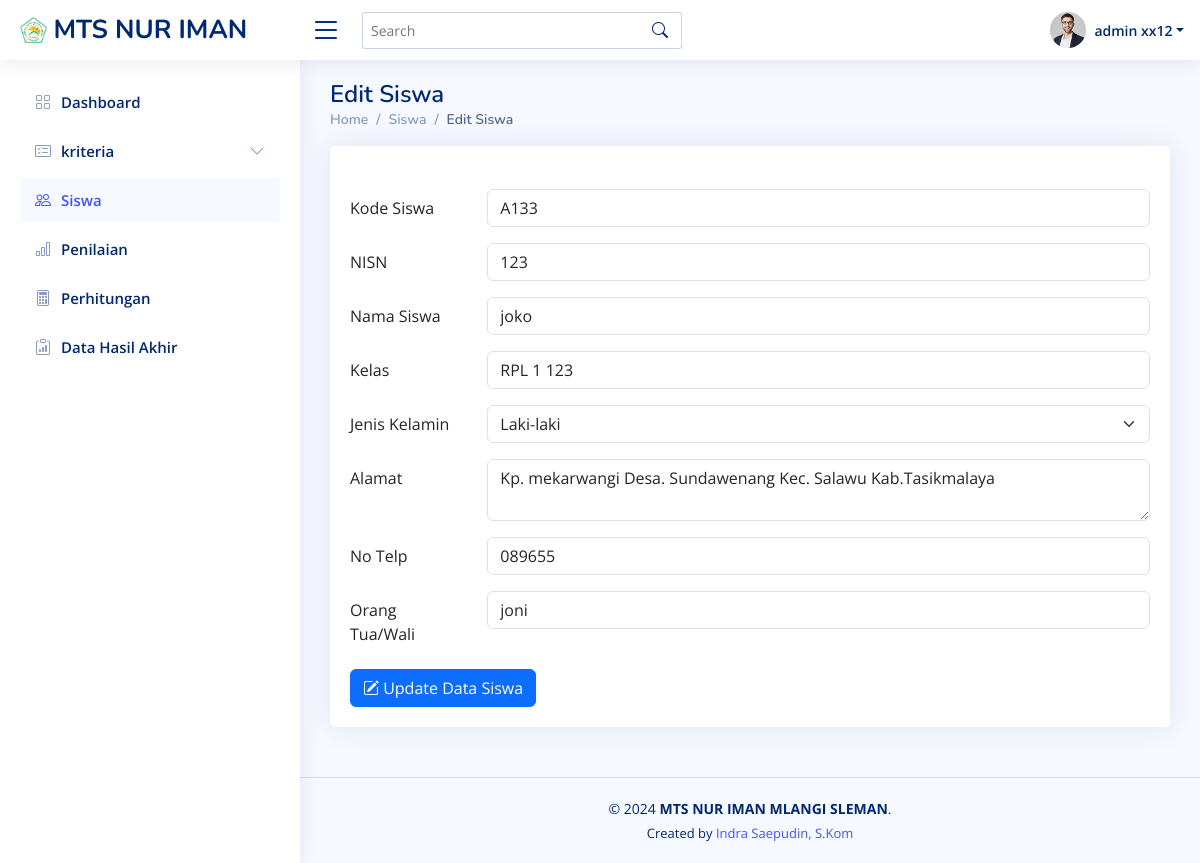
Screenshot of /siswa/edit_siswa.php?kode_siswa=A133 (signed in) with the database file from the repository.
### tables this page shows
CREATE TABLE `siswa` (
  `kode_siswa` varchar(50) NOT NULL,
  `nisn` varchar(20) NOT NULL,
  `nama_siswa` varchar(100) NOT NULL,
  `kelas` varchar(10) NOT NULL,
  `jenis_kelamin` enum('Laki-laki','Perempuan') NOT NULL,
  `alamat` text NOT NULL,
  `no_telp` varchar(15) DEFAULT NULL,
  `orang_tua_wali` varchar(100) NOT NULL
);

### siswa/edit_siswa.php (the view, shortened to what this page needs)
<?php
include '../conn.php';
$kode_siswa = $_GET['kode_siswa'];
$sql_check = "SELECT * FROM siswa WHERE kode_siswa = '$kode_siswa'";
$result_check = $conn->query($sql_check);
$data_siswa = $result_check->fetch_assoc();
?>
<!DOCTYPE html>
<html lang="en">
<head>
  <link href="../assets/template/NiceAdmin/assets/vendor/bootstrap/css/bootstrap.min.css" rel="stylesheet">
  <link href="../assets/template/NiceAdmin/assets/vendor/bootstrap-icons/bootstrap-icons.css" rel="stylesheet">
  <link href="../assets/template/NiceAdmin/assets/vendor/boxicons/css/boxicons.min.css" rel="stylesheet">
  <link href="../assets/template/NiceAdmin/assets/vendor/quill/quill.snow.css" rel="stylesheet">
  <link href="../assets/template/NiceAdmin/assets/vendor/quill/quill.bubble.css" rel="stylesheet">
  <link href="../assets/template/NiceAdmin/assets/vendor/remixicon/remixicon.css" rel="stylesheet">
  <link href="../assets/template/NiceAdmin/assets/vendor/simple-datatables/style.css" rel="stylesheet">
  <link href="../assets/template/NiceAdmin/assets/css/style.css" rel="stylesheet">
  <link rel="stylesheet" href="https://cdn.jsdelivr.net/npm/sweetalert2@11/dist/sweetalert2.min.css">
</head>
<body>
  <header id="header" class="header fixed-top d-flex align-items-center">
    <div class="d-flex align-items-center justify-content-between">
      <a href="../dashboard.php" class="logo d-flex align-items-center">
        <img src="../assets/img/logo-mts.png" alt="">
        <span class="d-none d-lg-block"> MTS NUR IMAN</span>
      </a>
      <i class="bi bi-list toggle-sidebar-btn"></i>
    </div>
    <div class="search-bar">
      <form class="search-form d-flex align-items-center" method="POST" action="#">
        <input type="text" name="query" placeholder="Search" title="Enter search keyword">
        <button type="submit" title="Search"><i class="bi bi-search"></i></button>
      </form>
    </div>
    <nav class="header-nav ms-auto">
      <ul class="d-flex align-items-center">
        <li class="nav-item dropdown pe-3">
          <a class="nav-link nav-profile d-flex align-items-center pe-0" href="#" data-bs-toggle="dropdown">
            <img src="../assets/template/NiceAdmin/assets/img/profile-img.jpg" alt="Profile" class="rounded-circle">
            <span class="d-none d-md-block dropdown-toggle ps-2"> <?php echo $_SESSION['admin']['nama']; ?></span>
          </a>
        </li>
      </ul>
    </nav>
  </header>
  <aside id="sidebar" class="sidebar">
    <ul class="sidebar-nav" id="sidebar-nav">
      <li class="nav-item">
        <a class="nav-link collapsed" href="../dashboard.php">
          <i class="bi bi-grid"></i>
          <span>Dashboard</span>
        </a>
      </li>
      <li class="nav-item">
        <a class="nav-link collapsed" data-bs-target="#kriteria-nav" data-bs-toggle="collapse" href="#">
          <i class="bi bi-card-checklist"></i><span>kriteria</span><i class="bi bi-chevron-down ms-auto"></i>
        </a>
      </li>
      <li class="nav-item">
        <a class="nav-link " href="../siswa/lihat_siswa.php">
          <i class="bi bi-people"></i>
          <span>Siswa</span>
        </a>
      </li>
      <li class="nav-item">
        <a class="nav-link collapsed" href="../penilaian/lihat_penilaian.php">
          <i class="bi bi-bar-chart"></i>
          <span>Penilaian</span>
        </a>
      </li>
      <li class="nav-item">
        <a class="nav-link collapsed" href="../perhitungan/perhitungan_psi.php">
          <i class="bi bi-calculator"></i>
          <span>Perhitungan</span>
        </a>
      </li>
      <li class="nav-item">
        <a class="nav-link collapsed" href="../hasil_akhir/hasil_akhir.php">
          <i class="bi bi-clipboard-data"></i>
          <span>Data Hasil Akhir</span>
        </a>
      </li>
    </ul>
  </aside>
  <main id="main" class="main">
    <div class="pagetitle">
      <h1>Edit Siswa</h1>
      <nav>
        <ol class="breadcrumb">
          <li class="breadcrumb-item">Home </li>
          <li class="breadcrumb-item">Siswa </li>
          <li class="breadcrumb-item active">Edit Siswa</li>
        </ol>
      </nav>
    </div>
    <section class="section dashboard">
      <div class="row">
        <div class="col-lg-12">
          <div class="row">
            <section class="section dashboard">
              <div class="row">
                <div class="col-lg-12">
                  <div class="row">
                    <section class="section">
                      <div class="row">
                        <div class="col-lg-12">
                          <div class="card">
                            <div class="card-body">
                              <h5 class="card-title"></h5>
                              <form id="formSiswa" action="<?php echo htmlspecialchars($_SERVER["PHP_SELF"]) . '?kode_siswa=' . $kode_siswa; ?>" method="post">
                                <div class="row mb-3">
                                  <label for="kode_siswa" class="col-sm-2 col-form-label">Kode Siswa</label>
                                  <div class="col-sm-10">
                                    <input type="text" class="form-control" name="kode_siswa" id="kode_siswa" value="<?php echo $data_siswa['kode_siswa']; ?>" required readonly />
                                  </div>
                                </div>
                                <div class="row mb-3">
                                  <label for="nisn" class="col-sm-2 col-form-label">NISN</label>
                                  <div class="col-sm-10">
                                    <input type="text" class="form-control" name="nisn" id="nisn" value="<?php echo $data_siswa['nisn']; ?>" required readonly></input>
                                  </div>
                                </div>
                                <div class="row mb-3">
                                  <label for="nama_siswa" class="col-sm-2 col-form-label">Nama Siswa</label>
                                  <div class="col-sm-10">
                                    <input type="text" class="form-control" name="nama_siswa" id="nama_siswa" value="<?php echo $data_siswa['nama_siswa']; ?>" required></input>
                                  </div>
                                </div>
                                <div class="row mb-3">
                                  <label for="kelas" class="col-sm-2 col-form-label">Kelas</label>
                                  <div class="col-sm-10">
                                    <input type="text" class="form-control" name="kelas" id="kelas" value="<?php echo $data_siswa['kelas']; ?>" required></input>
                                  </div>
                                </div>
                                <div class="row mb-3">
                                  <label for="jenis_kelamin" class="col-sm-2 col-form-label">Jenis Kelamin</label>
                                  <div class="col-sm-10">
                                    <select class="form-select" name="jenis_kelamin" id="jenis_kelamin" required>
                                      <option value="Laki-laki" <?php echo ($data_siswa['jenis_kelamin'] == 'Laki-laki') ? 'selected' : ''; ?>>Laki-laki</option>
                                    </select>
                                  </div>
                                </div>
                                <div class="row mb-3">
                                  <label for="alamat" class="col-sm-2 col-form-label">Alamat</label>
                                  <div class="col-sm-10">
                                    <textarea class="form-control" name="alamat" id="alamat" required><?php echo $data_siswa['alamat']; ?></textarea>
                                  </div>
                                </div>
                                <div class="row mb-3">
                                  <label for="no_telp" class="col-sm-2 col-form-label">No Telp</label>
                                  <div class="col-sm-10">
                                    <input type="text" class="form-control" name="no_telp" id="no_telp" value="<?php echo $data_siswa['no_telp']; ?>" required></input>
                                  </div>
                                </div>
                                <div class="row mb-3">
                                  <label for="orang_tua_wali" class="col-sm-2 col-form-label">Orang Tua/Wali</label>
                                  <div class="col-sm-10">
                                    <input type="text" class="form-control" name="orang_tua_wali" id="orang_tua_wali" value="<?php echo $data_siswa['orang_tua_wali']; ?>" required></input>
                                  </div>
                                </div>
                                <button type="submit" class="btn btn-primary">
                                  <i class="bi bi-pencil-square"></i> Update Data Siswa
                                </button>
                              </form>
                            </div>
                          </div>
                        </div>
                      </div>
                    </section>
                  </div>
                </div>
              </div>
            </section>
          </div>
        </div>
      </div>
    </section>
  </main>
  <footer id="footer" class="footer">
    <div class="copyright">
      &copy; <?php echo date('Y'); ?> <strong>MTS NUR IMAN MLANGI SLEMAN</strong>.
      <div class="credits">
        Created by <a href="#" target="_blank">Indra Saepudin, S.Kom</a>
      </div>
    </div>
  </footer>
</body>
</html>

### assets/template/NiceAdmin/assets/css/style.css (style rules this page uses)
:root { scroll-behavior: smooth; }
body { font-family: "Open Sans", sans-serif; background: #f6f9ff; color: #444444; }
a { color: #4154f1; text-decoration: none; }
h1, h2, h3, h4, h5, h6 { font-family: "Nunito", sans-serif; }
#main { margin-top: 60px; padding: 20px 30px; transition: all 0.3s; }
.pagetitle { margin-bottom: 10px; }
.pagetitle h1 { font-size: 24px; margin-bottom: 0; font-weight: 600; color: #012970; }
.card { margin-bottom: 30px; border: none; border-radius: 5px; box-shadow: 0px 0 30px rgba(1, 41, 112, 0.1); }
.card-title { padding: 20px 0 15px 0; font-size: 18px; font-weight: 500; color: #012970; font-family: "Poppins", sans-serif; }
.card-body { padding: 0 20px 20px 20px; }
.breadcrumb { font-size: 14px; font-family: "Nunito", sans-serif; color: #899bbd; font-weight: 600; }
.breadcrumb .breadcrumb-item::before { color: #899bbd; }
.breadcrumb .active { color: #51678f; font-weight: 600; }
.logo { line-height: 1; }
@media (min-width: 1200px) { .logo { width: 280px; } }
.logo img { max-height: 26px; margin-right: 6px; }
.logo span { font-size: 26px; font-weight: 700; color: #012970; font-family: "Nunito", sans-serif; }
.header { transition: all 0.5s; z-index: 997; height: 60px; box-shadow: 0px 2px 20px rgba(1, 41, 112, 0.1); background-color: #fff; padding-left: 20px; }
.header .toggle-sidebar-btn { font-size: 32px; padding-left: 10px; cursor: pointer; color: #012970; }
.header .search-bar { min-width: 360px; padding: 0 20px; }
.header .search-form { width: 100%; }
.header .search-form input { border: 0; font-size: 14px; color: #012970; border: 1px solid rgba(1, 41, 112, 0.2); padding: 7px 38px 7px 8px; border-radius: 3px; transition: 0.3s; width: 100%; }
.header .search-form button { border: 0; padding: 0; margin-left: -30px; background: none; }
.header .search-form button i { color: #012970; }
.header-nav ul { list-style: none; }
.header-nav>ul { margin: 0; padding: 0; }
.header-nav .nav-profile { color: #012970; }
.header-nav .nav-profile img { max-height: 36px; }
.header-nav .nav-profile span { font-size: 14px; font-weight: 600; }
.sidebar { position: fixed; top: 60px; left: 0; bottom: 0; width: 300px; z-index: 996; transition: all 0.3s; padding: 20px; overflow-y: auto; scrollbar-width: thin; scrollbar-color: #aab7cf transparent; box-shadow: 0px 0px 20px rgba(1, 41, 112, 0.1); background-color: #fff; }
@media (min-width: 1200px) { #main, #footer { margin-left: 300px; } }
.sidebar-nav { padding: 0; margin: 0; list-style: none; }
.sidebar-nav li { padding: 0; margin: 0; list-style: none; }
.sidebar-nav .nav-item { margin-bottom: 5px; }
.sidebar-nav .nav-link { display: flex; align-items: center; font-size: 15px; font-weight: 600; color: #4154f1; transition: 0.3; background: #f6f9ff; padding: 10px 15px; border-radius: 4px; }
.sidebar-nav .nav-link i { font-size: 16px; margin-right: 10px; color: #4154f1; }
.sidebar-nav .nav-link.collapsed { color: #012970; background: #fff; }
.sidebar-nav .nav-link.collapsed i { color: #899bbd; }
.sidebar-nav .nav-link .bi-chevron-down { margin-right: 0; transition: transform 0.2s ease-in-out; }
.footer { padding: 20px 0; font-size: 14px; transition: all 0.3s; border-top: 1px solid #cddfff; }
.footer .copyright { text-align: center; color: #012970; }
.footer .credits { padding-top: 5px; text-align: center; font-size: 13px; color: #012970; }

### rows the page displays
siswa: kode_siswa "A133", nisn "123", nama_siswa "joko", kelas "RPL 1 123", jenis_kelamin "Laki-laki", alamat "Kp. mekarwangi Desa. Sundawenang Kec. Salawu Kab.Tasikmalaya", no_telp "089655", orang_tua_wali "joni"

### other values shown
$_SESSION['admin']['nama'] "admin xx12"
